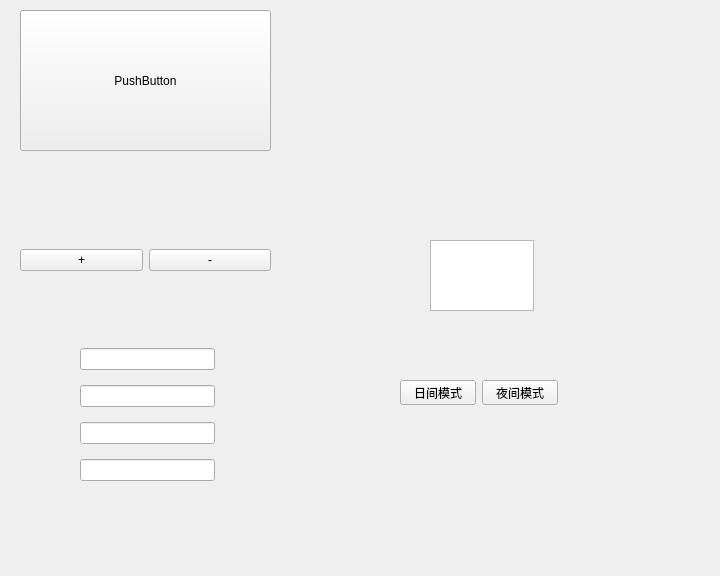
<?xml version="1.0" encoding="UTF-8"?>
<ui version="4.0">
 <class>Widget</class>
 <widget class="QWidget" name="Widget">
  <property name="enabled">
   <bool>true</bool>
  </property>
  <property name="geometry">
   <rect>
    <x>0</x>
    <y>0</y>
    <width>720</width>
    <height>576</height>
   </rect>
  </property>
  <property name="windowTitle">
   <string>Widget</string>
  </property>
  <widget class="QPushButton" name="pushButton">
   <property name="geometry">
    <rect>
     <x>20</x>
     <y>10</y>
     <width>251</width>
     <height>141</height>
    </rect>
   </property>
   <property name="cursor">
    <cursorShape>WaitCursor</cursorShape>
   </property>
   <property name="text">
    <string>PushButton</string>
   </property>
  </widget>
  <widget class="QWidget" name="layoutWidget">
   <property name="geometry">
    <rect>
     <x>20</x>
     <y>220</y>
     <width>251</width>
     <height>81</height>
    </rect>
   </property>
   <layout class="QHBoxLayout" name="horizontalLayout">
    <item>
     <widget class="QPushButton" name="pushButton_add">
      <property name="text">
       <string>+</string>
      </property>
     </widget>
    </item>
    <item>
     <widget class="QPushButton" name="pushButton_sub">
      <property name="text">
       <string>-</string>
      </property>
     </widget>
    </item>
   </layout>
  </widget>
  <widget class="QTextEdit" name="textEdit">
   <property name="geometry">
    <rect>
     <x>430</x>
     <y>240</y>
     <width>104</width>
     <height>71</height>
    </rect>
   </property>
  </widget>
  <widget class="QWidget" name="">
   <property name="geometry">
    <rect>
     <x>80</x>
     <y>339</y>
     <width>135</width>
     <height>151</height>
    </rect>
   </property>
   <layout class="QVBoxLayout" name="verticalLayout">
    <item>
     <widget class="QLineEdit" name="lineEdit"/>
    </item>
    <item>
     <widget class="QLineEdit" name="lineEdit_2"/>
    </item>
    <item>
     <widget class="QLineEdit" name="lineEdit_3"/>
    </item>
    <item>
     <widget class="QLineEdit" name="lineEdit_4"/>
    </item>
   </layout>
  </widget>
  <widget class="QWidget" name="">
   <property name="geometry">
    <rect>
     <x>400</x>
     <y>380</y>
     <width>158</width>
     <height>25</height>
    </rect>
   </property>
   <layout class="QHBoxLayout" name="horizontalLayout_2">
    <item>
     <widget class="QPushButton" name="pushButton_light">
      <property name="text">
       <string>日间模式</string>
      </property>
     </widget>
    </item>
    <item>
     <widget class="QPushButton" name="pushButton_dark">
      <property name="text">
       <string>夜间模式</string>
      </property>
     </widget>
    </item>
   </layout>
  </widget>
 </widget>
 <resources/>
 <connections/>
</ui>
